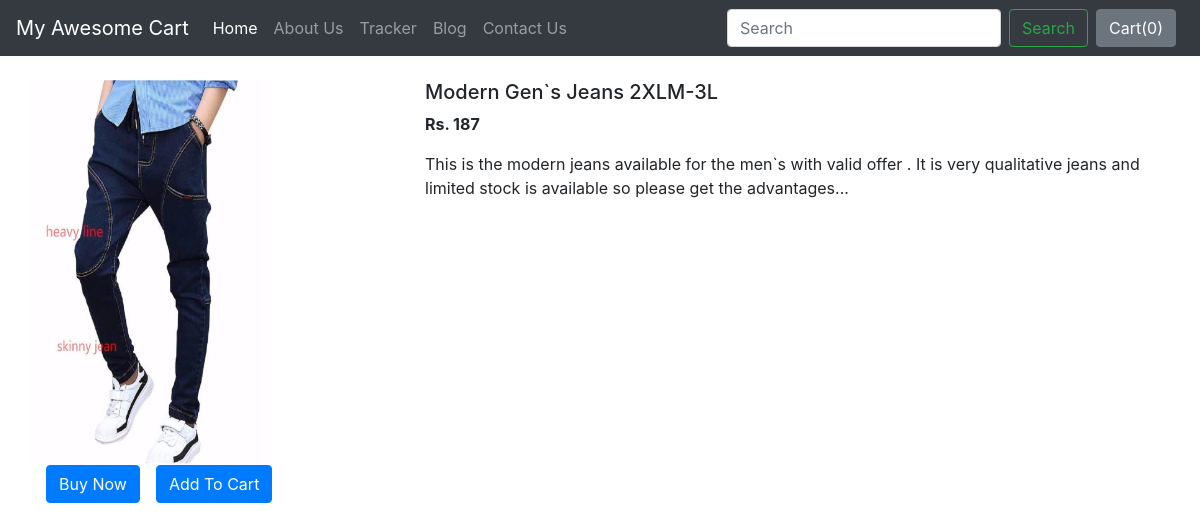
/shop/products/18, run on the app's committed database.
### shop/models.py (models this page shows, shortened)
class Product(models.Model):
    product_id = models.AutoField
    product_name = models.CharField(max_length=50)
    category = models.CharField(max_length=50, default="")
    subcategory = models.CharField(max_length=50, default="")
    price = models.IntegerField(default=0)
    desc = models.CharField(max_length=300)
    pub_date = models.DateField(max_length=30)
    image = models.ImageField(upload_to="shop/images", default="")

### shop/views.py (the view)
# urls.py: path("products/<int:myid>", views.productview, name="ProductView"),
def productview(request, myid):
    product = Product.objects.filter(id=myid)
    return render(request, 'shop/productview.html', {'product': product[0]})

### shop/templates/shop/productview.html (shortened to what this page needs)
{% extends 'shop/Basic.html' %}
{%block body%}
<div class="container my-4">
    <div class="row">
        <div class="col-md-4">
            <div class="row">
                <img src="/media/{{product.image}}" width="233px" height="385px">
            </div>
            <div class="row">
                <button class="btn btn-primary mx-3">Buy Now</button>
                <button class="btn btn-primary">Add To Cart</button>
            </div>
        </div>
        <div class="col-md-8">
            <h5>{{product.product_name}}</h5>
            <p><b>Rs. {{product.price}}</b></p>
            <p>{{product.desc}}</p>
        </div>
    </div>
</div>
{%endblock%}

### data on the page
Product: image (picture), product_name "Modern Gen`s Jeans 2XLM-3L", price "187", desc "This is the modern jeans available for the men`s with valid offer . It is very qualitative jeans and limited stock is available so please get the advantages..."
